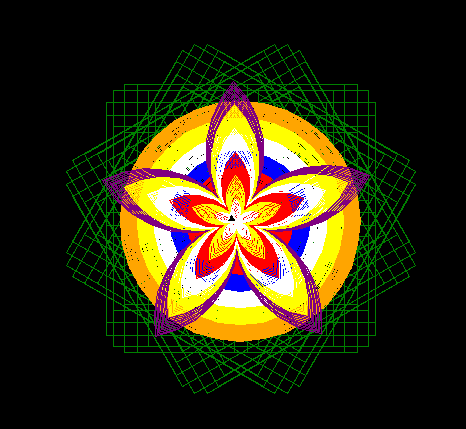

The script that drew this image:
import turtle
import math
from time import sleep
t = turtle.Turtle()
turtle.bgcolor("black")
t.pencolor("white")
s = turtle.getscreen()
t.speed(0)
def circles():
    colors=["orange","yellow","white","blue","red"]
    j=0
    diagonal=28.97777479
    for i in range(360):
        if i%50==0 and j<len(colors):
            t.pencolor(colors[j])
            j+=1
        t.penup()
        t.goto(diagonal*math.sin(75)+4,-1*diagonal*math.cos(75)-120+i/3)
        t.pendown()
        t.circle(120-i/3)
def flower():
    t.right(26)
    colors=["purple","yellow", "white", "red", "yellow", "white"]
    j=0
    for i in range(300):
        if i%50==0 and j<len(colors):
            t.pencolor(colors[j])
            j+=1
        t.circle(100-i/3,90)
        t.left(90)
        t.circle(100-i/3,90)
        t.left(18)
def rangoli():
    k=0
    while k!=360:
        j=0
        while j!=390:
            for i in range(4):
                t.forward(110)
                t.right(90)
            t.right(30)
            j+=30
        t.forward(12.99)
        k+=30
sleep(3)
t.home()
t.pencolor("green")
rangoli()
diagonal=28.97777479
t.penup()
t.goto(diagonal*math.sin(75),-1*diagonal*math.cos(75))
t.pendown()
circles()
t.goto(diagonal*math.sin(75),-1*diagonal*math.cos(75))
t.pencolor("purple")
flower()
turtle.hideturtle()
turtle.done()
